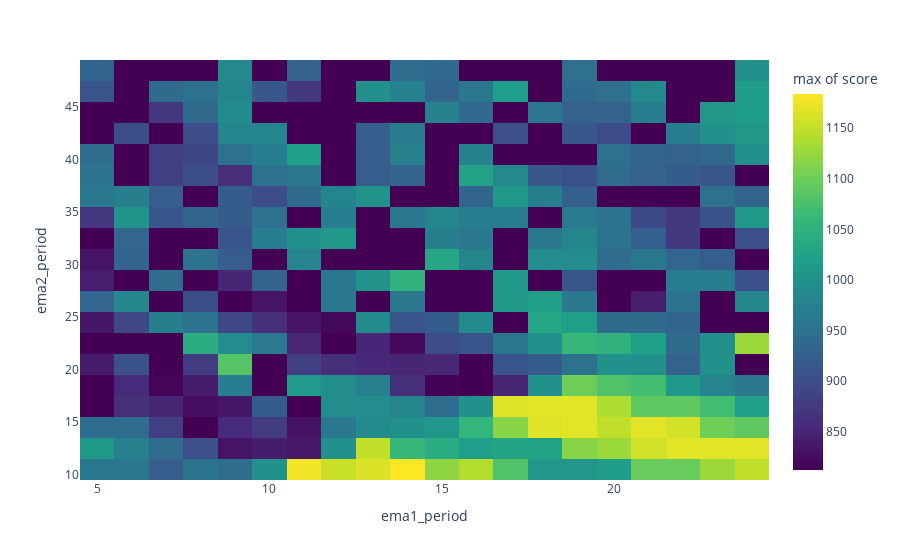

Source (notebook cell):
### Markdown cell above
### Type 1

### Code cell
import plotly.express as px

fig = px.density_heatmap(
    df,
    x="ema1_period",
    y="ema2_period",
    z="score",
    nbinsx=30,
    nbinsy=30,
    histfunc="max",
    color_continuous_scale="Viridis",
)
fig.show()

### Figure 1 — Plotly figure (JSON) as saved in the notebook; plotly's stock layout.template omitted (floating-point values rounded to 4 significant figures; data arrays with more than 128 entries replaced by an {"elided": "..."} marker saying what was removed)
{"data": [{"coloraxis": "coloraxis", "histfunc": "max", "hovertemplate": "ema1_period=%{x}<br>ema2_period=%{y}<br>max of score=%{z}<extra></extra>", "name": "", "nbinsx": 30, "nbinsy": 30, "type": "histogram2d", "x": {"elided": "1000 int values"}, "xaxis": "x", "xbingroup": "x", "y": {"elided": "1000 int values"}, "yaxis": "y", "ybingroup": "y", "z": {"elided": "1000 float values"}}], "layout": {"coloraxis": {"colorbar": {"title": {"text": "max of score"}}, "colorscale": [[0, "#440154"], [0.1111, "#482878"], [0.2222, "#3e4989"], [0.3333, "#31688e"], [0.4444, "#26828e"], [0.5556, "#1f9e89"], [0.6667, "#35b779"], [0.7778, "#6ece58"], [0.8889, "#b5de2b"], [1, "#fde725"]]}, "legend": {"tracegroupgap": 0}, "margin": {"t": 60}, "xaxis": {"anchor": "y", "domain": [0, 1], "title": {"text": "ema1_period"}}, "yaxis": {"anchor": "x", "domain": [0, 1], "title": {"text": "ema2_period"}}}}
